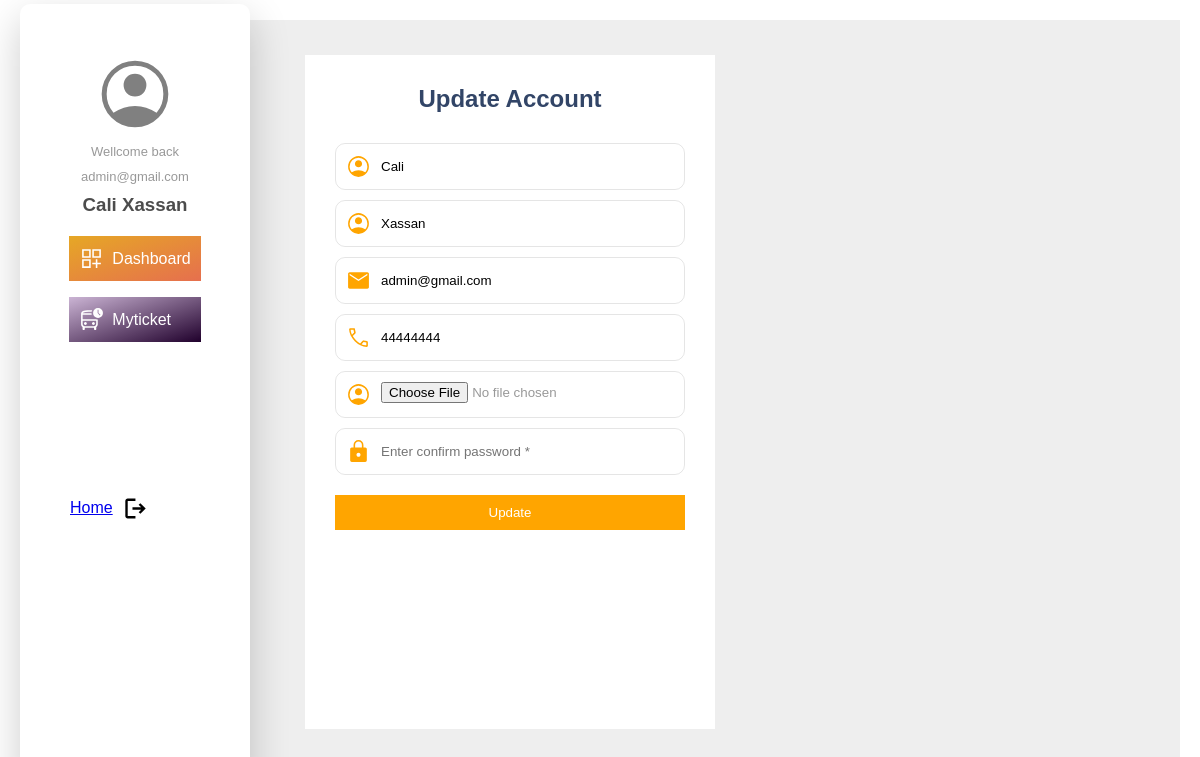
/clientdashboard.php (signed in), run on the app's committed database.
### tables this page shows
CREATE TABLE `users` (
  `id` int NOT NULL primary key auto_increment,
  `firstname` varchar(255) NOT NULL,
  `lastname` varchar(255) NOT NULL,
  `email` varchar(255) NOT NULL,
   `password` varchar(255) NOT NULL,
   `phone` int NOT NULL,
  `imageUrl` varchar(255) NULL,

  `role` varchar(20) NOT NULL
);

### authentication/user.php (called while the page is built, shortened)
<?php
$hostname ="localhost";
$username = "root";
$password = "12345678";
$dabaseName = "busscheduledb";
$connection = mysqli_connect($hostname, $username, $password) or
        die ('Unable to connect. Check your connection parameters.');
        mysqli_select_db($connection, $dabaseName ) or die(mysqli_error($connection));
$userId =  $_SESSION["MEMBER_ID"];
$sql = "SELECT * FROM users WHERE id = '$userId'";
$user =  mysqli_query($connection,$sql);
 $arr = array();
 if(mysqli_num_rows($user))
        while($row = mysqli_fetch_assoc($user))
            $arr[] = $row;
        $userJson = json_encode($arr);
?>

### getJson.php (called while the page is built, shortened)
<?php
  include "./includes/connection.php";
  $usersSql = 'SELECT * FROM users;';
  $resultrouteSql = mysqli_query($connection,$usersSql);
?>

### clientdashboard.php (the view, shortened to what this page needs)
<!DOCTYPE html>
<html lang="en">
  <head>
    <link rel="stylesheet" href="./css/cleintdashboard.css?v=<?php echo time(); ?>" />
    <link rel="stylesheet" href="./css/register.css" />
    <link rel="stylesheet" href="./css/alertmsg.css?v=<?php echo time(); ?>" />
  </head>
  <body>
    <?php require "./authentication/user.php";
     require './getJson.php';
     $userData = json_decode($userJson);
    ?>
    <section class="dashboard">
      <div class="dashboard__sidebar"  style="padding-top:4rem;">
        <div class="dashboard__profile">
          <div class="dashboard__profile__image">
          <?php foreach($userData as $user){
            $data = get_object_vars($user);
             if($data["imageUrl"]){ ?>
             <img src="./uploads/IMG-user<?=$data["imageUrl"]?>" alt="profile">
            <?php } else { ?>
              <img src="./uploads/IMG-user.svg" alt="profile" />
            <?php } ?>
          </div>
          <p>Wellcome back</p>
          <p><?php echo $data["email"];?></p>
            <h3><?php echo $data["firstname"] . " " . $data["lastname"];?></h3>
          <?php } ?>
        </div>
        <div class="dashboard__menu">
          <ul>
            <li class="active">
              <a href="#" >
                <img src="./image/dashboard-icon.svg" alt="dashboard" /> dashboard</a
              >
            </li>
            <li>
              <a href="./myticket.php">
                <img src="./image/myticket.svg" alt="myticket" /> myticket</a
              >
            </li>
          </ul>
        </div>
        <a href="./home.php" class="exit">Home<img src="./image/exit.svg" alt="exit"></a>
      </div>
      <div class="dashboard__content">
        <?php
          foreach($userData as $user){
            $data = get_object_vars($user);
            $firstname = $data["firstname"];
            $lastname =$data["lastname"];
            $email = $data["email"];
            $phone = $data["phone"];
          }
          ?>
        <form method="POST">
        <h1>Update Account</h1>
        <fieldset>
          <label for="firstname">
            <img src="./image/user.svg" alt="user" />
            <input type="text" name="firstname" id="firstname" autocomplete="off" placeholder="Enter firstname *" value='<?php echo $firstname?>'/>
          </label>
          <label for="lastname">
            <img src="./image/user.svg" alt="user" />
            <input type="text" name="lastname" autocomplete="off" placeholder="Enter lastname *" value='<?php echo $lastname?>'/>
          </label>
          <label for="email">
            <img src="./image/email.svg" alt="email" />
            <input type="text" name="email" id="email" autocomplete="off" placeholder="Enter your email" value='<?php echo $email?>'/>
          </label>
          <label for="phone">
            <img src="./image/call-black.svg" alt="lock icon" />
              <input type="text" name="phone" autocomplete="off" placeholder="Enter password *" value='<?php echo $phone?>'/>
          </label>
          <label for="photo">
            <img src="./image/user.svg" alt="lock icon" />
            <input type="file" name="image" autocomplete="off" />
          </label>
          <label for="password">
            <img src="./image/lock.svg" alt="lock icon" />
            <input type="password" name="password" autocomplete="off"  placeholder="Enter confirm password *" />
          </label>
        </fieldset>
        <input type="submit" name="update" id="submit" value="Update">
      </form>
      </div>
    </section>
  </body>
</html>

### css/cleintdashboard.css (style rules this page uses)
:root { ---color-primary: #55c57a; ---color-primary-light: #80d671; ---color-primary-dark: #28b485; ---color-secondary-light: #ffb900; ---color-secondary-dark: #ff7730; ---color-tertiary-light: #2998ff; ---color-tertiary-dark: #5643fa; ---color-grey-light-1: #f7f7f7; ---color-grey-light-2: #eee; ---color-grey-dark: #777; ---color-grey-dark-2: #999; ---color-grey-dark-3: #333; ---color-white: #fff; ---color-black: #000; ---default-font-size: 1.6rem; }
html { font-size: 62.5%; }
* { margin: 0; padding: 0; box-sizing: border-box; }
body { font-size: var(---default-font-size); font-family: Arial, Helvetica, sans-serif; padding: 2rem; color: var(---color-grey-dark-2); }
section { background-color: var(---color-grey-light-2); }
.dashboard { display: flex; }
.dashboard__sidebar { width: 230px; height: 98vh; transform: translateY(-2vh); position: fixed; display: flex; flex-direction: column; align-items: center; background-color: white; border-radius: 1rem; box-shadow: 0 1.5rem 4rem rgba(0, 0, 0, 0.2); }
.dashboard__content { flex: 1; padding: 3.5rem ; height: 93vh; width: 100; margin-left: 25rem; display: flex; flex-wrap: wrap; }
.dashboard__profile { text-align: center; display: flex; flex-direction: column; align-items: center; }
.dashboard__profile__image { height: 80px; width: 80px; border-radius: 50%; margin-top: 1rem; overflow: hidden; }
.dashboard__profile__image img { width: 100%; height: 100%; object-fit: cover; }
.dashboard__profile p { color: var(---color-grey-dark-2); font-size: 1.3rem; margin-top: 1rem; }
.dashboard__profile h3 { color: rgba(0, 0, 0, 0.7); margin-top: 1rem; }
.dashboard__menu { padding: 1; margin-top: 2rem; }
.dashboard__menu ul li { text-transform: capitalize; list-style-type: none; margin-bottom: 1.6rem; background-color: var(---color-tertiary-light); padding: 1rem; transition: all 0.5s linear; }
.dashboard__menu ul li a { display: flex; align-items: center; text-decoration: none; color: var(---color-white); }
.dashboard__menu .active { background-color: var(---color-tertiary-dark); color: var(---color-white); }
.dashboard__menu img { width: 2.5rem; margin-right: 8px; }
.dashboard__sidebar .exit { width: 13rem; height: 30rem; display: flex; align-items: center; justify-content: flex-start; }
.dashboard__sidebar .exit img { width: 2.5rem; margin-left: 1rem; }

### css/register.css (style rules this page uses)
* { padding: 0; margin: 0; box-sizing: border-box; }
html { font-size: 62.5%; }
body { font-family: Arial, Helvetica, sans-serif; font-size: 1.6rem; }
form { background-color: white; display: flex; flex-direction: column; align-items: center; padding: 3rem; }
form h1 { font-weight: 550; color: #324567; }
form fieldset { width: 35rem; margin-top: 3rem; border: none; display: flex; flex-direction: column; }
form fieldset label { display: flex; padding: 1rem; border: 1px solid rgba(0, 0, 0, 0.1); border-radius: 1rem; margin-bottom: 1rem; transition: all 0.3s linear; }
form fieldset label img { width: 2.5rem; }
form fieldset label input { width: 100%; margin-left: 1rem; border: none; }
#submit { background-color: orange; width: 100%; margin-top: 1rem; padding: 1rem; border: none; color: white; }

### data on the page
users: email "admin@gmail.com", firstname "Cali", lastname "Xassan", phone "44444444"
